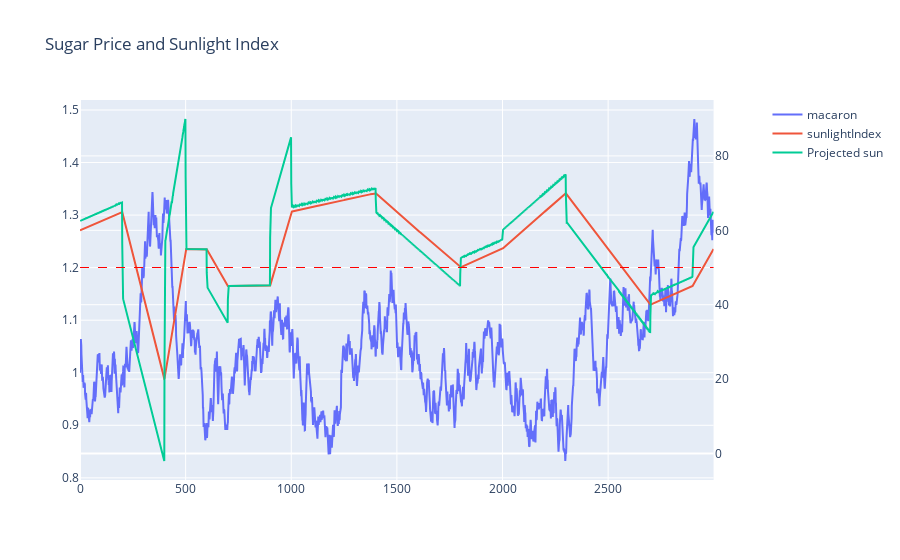

This figure's notebook cell:
### Code cell
projected_sun = X_fixed_h['sunlightIndex'] + (X_fixed_h['sunlightIndex'].pct_change() * X_fixed_h['sunlightIndex']) * 100

fig = make_subplots(specs=[[{"secondary_y": True}]])
# fig.add_trace(go.Scatter(x=X_fixed_h.index, y=X_fixed_h['sugarPrice'].div(X_fixed_h['sugarPrice'].iloc[0]), mode='lines', name="sugar"), secondary_y=False)
fig.add_trace(go.Scatter(x=y_fixed_h.index, y=y_fixed_h.div(y_fixed_h.iloc[0]), mode='lines', name='macaron'), secondary_y=False)
fig.add_trace(go.Scatter(x=X_fixed_h.index, y=X_fixed_h['sunlightIndex'], mode='lines', name='sunlightIndex'), secondary_y=True)
fig.add_trace(go.Scatter(x=projected_sun.index, y=projected_sun, mode='lines', name='Projected sun'), secondary_y=True)
fig.add_hline(y=50, line_width=1, line_color="red", line_dash="dash", secondary_y=True)
# fig.add_vrect(x0=53, x1=97, line_width=0, fillcolor="red", opacity=0.2)
# fig.add_vrect(x0=129, x1=185, line_width=0, fillcolor="red", opacity=0.2)
# fig.add_vrect(x0=356, x1=367, line_width=0, fillcolor="red", opacity=0.2)
# fig.add_vrect(x0=512, x1=590, line_width=0, fillcolor="red", opacity=0.2)
# fig.add_vline(x=54, line_width=1, line_color="red", line_dash="dash")
# fig.add_vline(x=535, line_width=1, line_color="red", line_dash="dash")
# fig.add_vrect(x0=43, x1=86, line_width=0, fillcolor="green", opacity=0.2)
# fig.add_vrect(x0=121, x1=180, line_width=0, fillcolor="green", opacity=0.2)
# fig.add_vrect(x0=86, x1=121, line_width=0, fillcolor="red", opacity=0.2)
# fig.add_vrect(x0=180, x1=350, line_width=0, fillcolor="red", opacity=0.2)
# fig.add_vrect(x0=350, x1=361, line_width=0, fillcolor="green", opacity=0.2)
# fig.add_vrect(x0=361, x1=503, line_width=0, fillcolor="red", opacity=0.2)
# fig.add_vrect(x0=503, x1=581, line_width=0, fillcolor="green", opacity=0.2)
# fig.add_vrect(x0=581, x1=599, line_width=0, fillcolor="red", opacity=0.2)
fig.update_layout(title_text="Sugar Price and Sunlight Index")

### Figure 1 — Plotly figure (JSON) as saved in the notebook; plotly's stock layout.template omitted (floating-point values rounded to 4 significant figures; data arrays with more than 128 entries replaced by an {"elided": "..."} marker saying what was removed)
{"data": [{"mode": "lines", "name": "macaron", "type": "scatter", "x": {"elided": "3000 int values"}, "xaxis": "x", "y": {"elided": "3000 float values"}, "yaxis": "y"}, {"mode": "lines", "name": "sunlightIndex", "type": "scatter", "x": {"elided": "3000 int values"}, "xaxis": "x", "y": {"elided": "3000 float values"}, "yaxis": "y2"}, {"mode": "lines", "name": "Projected sun", "type": "scatter", "x": {"elided": "3000 int values"}, "xaxis": "x", "y": {"elided": "3000 float values"}, "yaxis": "y2"}], "layout": {"shapes": [{"line": {"color": "red", "dash": "dash", "width": 1}, "type": "line", "x0": 0, "x1": 1, "xref": "x domain", "y0": 50, "y1": 50, "yref": "y2"}], "title": {"text": "Sugar Price and Sunlight Index"}, "xaxis": {"anchor": "y", "domain": [0, 0.94]}, "yaxis": {"anchor": "x", "domain": [0, 1]}, "yaxis2": {"anchor": "x", "overlaying": "y", "side": "right"}}}
